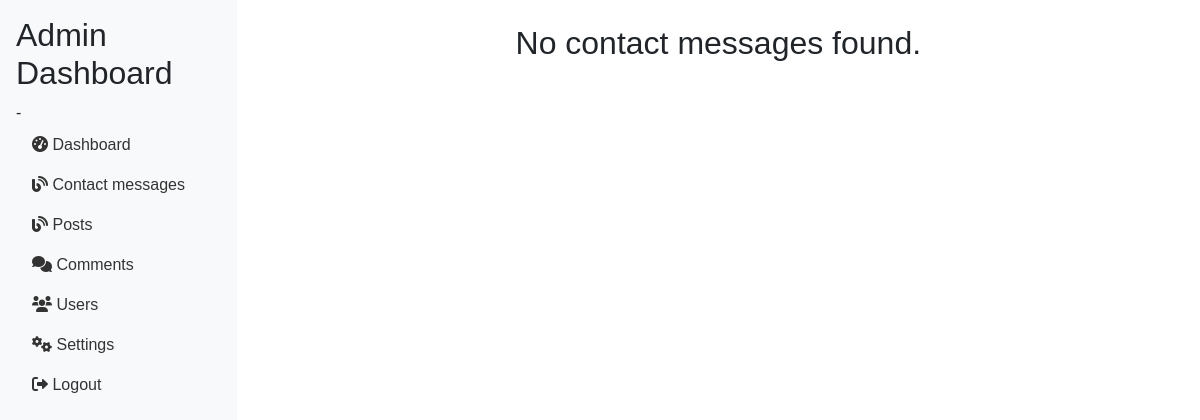
Page /admincontact.php (signed in) on the earlier database version.
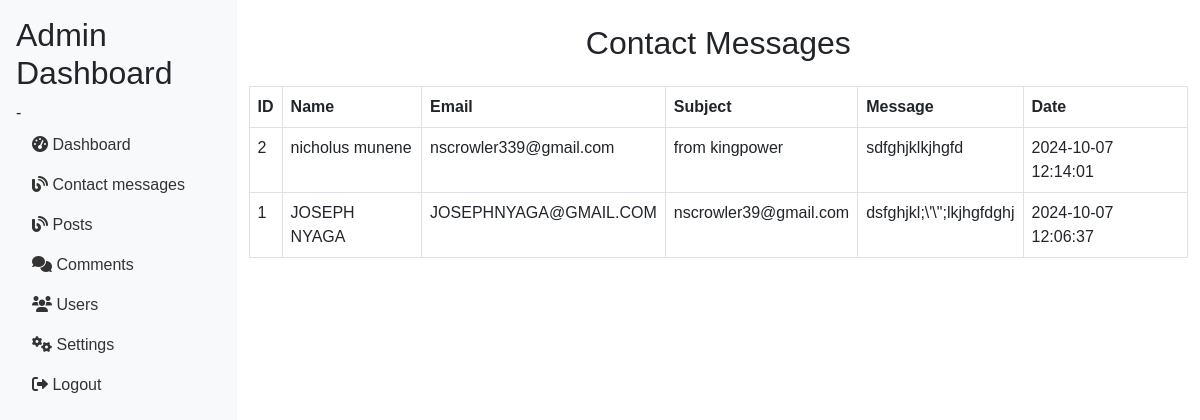
Same page on the later database version.
### tables this page shows
CREATE TABLE `contacts` (
  `id` int NOT NULL,
  `name` varchar(100) NOT NULL,
  `email` varchar(100) NOT NULL,
  `subject` varchar(255) NOT NULL,
  `message` text NOT NULL,
  `created_at` timestamp NULL DEFAULT CURRENT_TIMESTAMP
);

### admincontact.php (the view, shortened to what this page needs)
<?php
include("db.php");
$sql = "SELECT * FROM contacts ORDER BY created_at DESC";
$result = $conn->query($sql);
if ($result->num_rows > 0) {
    echo '<div class="container mt-4">';
    echo '<h2 class="text-center">Contact Messages</h2>';
    echo '<table class="table table-bordered mt-4">';
    echo '<thead>';
    echo '<tr>';
    echo '<th>ID</th>';
    echo '<th>Name</th>';
    echo '<th>Email</th>';
    echo '<th>Subject</th>';
    echo '<th>Message</th>';
    echo '<th>Date</th>';
    echo '</tr>';
    echo '</thead>';
    echo '<tbody>';
    while ($row = $result->fetch_assoc()) {
        echo '<tr>';
        echo '<td>' . htmlspecialchars($row['id']) . '</td>';
        echo '<td>' . htmlspecialchars($row['name']) . '</td>';
        echo '<td>' . htmlspecialchars($row['email']) . '</td>';
        echo '<td>' . htmlspecialchars($row['subject']) . '</td>';
        echo '<td>' . htmlspecialchars($row['message']) . '</td>';
        echo '<td>' . htmlspecialchars($row['created_at']) . '</td>';
        echo '</tr>';
    }
    echo '</tbody>';
    echo '</table>';
    echo '</div>';
} else {
    echo '<div class="container mt-4"><h2 class="text-center">No contact messages found.</h2></div>';
}
$content = ob_get_clean();
include("layout.php");
?>

### layout.php (shortened to what this page needs)
<!DOCTYPE html>
<html lang="en">
<head>
    <link rel="stylesheet" href="https://cdn.jsdelivr.net/npm/bootstrap@5.3.0-alpha1/dist/css/bootstrap.min.css">
    <link rel="stylesheet" href="https://cdnjs.cloudflare.com/ajax/libs/font-awesome/6.0.0-beta3/css/all.min.css">
</head>
<body>
    <div class="d-flex">
        <nav class="sidebar bg-light p-3">
            <h2>Admin Dashboard</h2>
            <ul class="nav flex-column">-
                <li class="nav-item">
                    <a class="nav-link" href="dashboard.php"><i class="fas fa-tachometer-alt"></i> Dashboard</a>
                </li>
                <li class="nav-item">
                    <a class="nav-link" href="admincontact.php"><i class="fas fa-blog"></i> Contact messages</a>
                </li>
                <li class="nav-item">
                    <a class="nav-link" href="posts.php"><i class="fas fa-blog"></i> Posts</a>
                </li>
                <li class="nav-item">
                    <a class="nav-link" href="#"><i class="fas fa-comments"></i> Comments</a>
                </li>
                <li class="nav-item">
                    <a class="nav-link" href="#"><i class="fas fa-users"></i> Users</a>
                </li>
                <li class="nav-item">
                    <a class="nav-link" href="#"><i class="fas fa-cogs"></i> Settings</a>
                </li>
                <li class="nav-item">
                    <a class="nav-link" href="logout.php"><i class="fas fa-sign-out-alt"></i> Logout</a>
                </li>
            </ul>
        </nav>
         <?php echo $content?>
</body>
</html>

### layout.php (style rules this page uses)
body { font-family: Arial, sans-serif; }
.sidebar { min-height: 100vh; }
.sidebar a { text-decoration: none; color: #333; }

Differences in the rows shown:
added contacts: id "2", name "nicholus munene", email "nscrowler339@gmail.com", subject "from kingpower", message "sdfghjklkjhgfd", created_at "2024-10-07 12:14:01"
added contacts: id "1", name "JOSEPH NYAGA", email "JOSEPHNYAGA@GMAIL.COM", subject "nscrowler39@gmail.com", message "dsfghjkl;\\'\\\";lkjhgfdghj", created_at "2024-10-07 12:06:37"
Other differences:
text no longer shown: "No contact messages found."
text now shown: "Contact Messages ID Name Email Subject Message Date"
